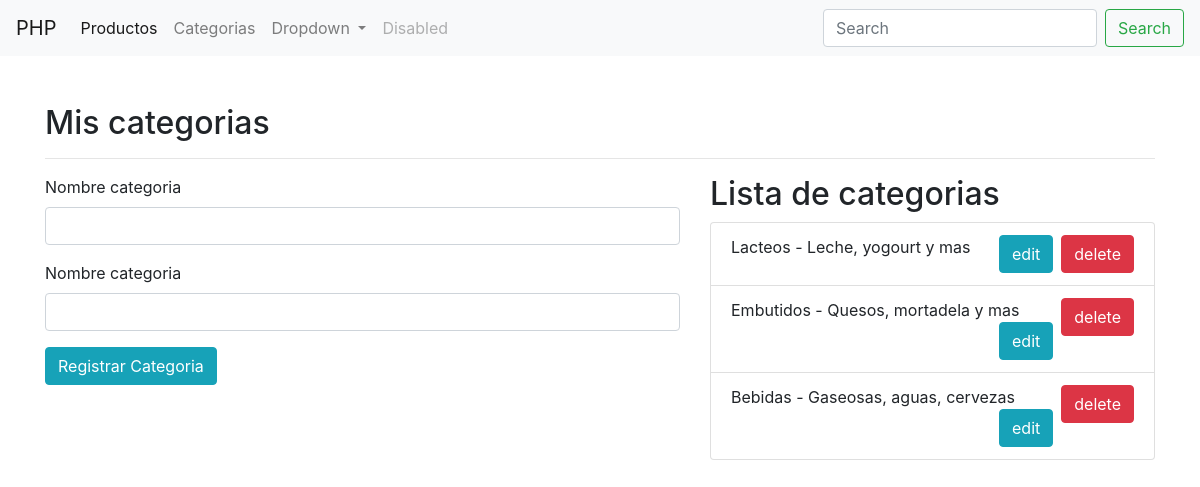
The app's page /Categoria/index.php with its own data.
### tables this page shows
CREATE TABLE `categorias` (
  `id` int(11) NOT NULL AUTO_INCREMENT,
  `nombre` varchar(200) DEFAULT NULL,
  `descripcion` varchar(200) DEFAULT NULL,
  PRIMARY KEY (`id`)
);

### Categoria/index.php (the view)
<?php include_once '../Layout/header.php' ?>
<?php
    include_once '../Conexion/conexion.php';
    $consulta_sql = 'SELECT * FROM categorias';
    $sentencia_sql = $conexion->prepare($consulta_sql);
    $sentencia_sql->execute();
    $categorias = $sentencia_sql->fetchAll();
?>
<div class="container my-5">
    <h2>Mis categorias</h2>
    <hr>
    <div class="row">
        <div class="col-md-7">
            <form method="POST" action="addcategoria.php">
                <div class="form-group">
                    <label for="nombre">Nombre categoria</label>
                    <input type="text" class="form-control" id="nombre" name="nombre" required>
                </div>
                <div class="form-group">
                    <label for="descripcion">Nombre categoria</label>
                    <input type="text" class="form-control" id="descripcion" name="descripcion" required>
                </div>
                <button type="submit" class="btn btn-info">Registrar Categoria</button>
            </form>
        </div>
        <div class="col-md-5">
            <h2>Lista de categorias</h2>
            <ul class="list-group">
            <?php if($categorias != null): ?>
                <?php foreach($categorias as $categoria): ?>
                    <li class="list-group-item">
                        <?=$categoria['nombre']?> - <?= utf8_encode($categoria['descripcion']) ?>
                        <a href="deletecategoria.php?id=<?=$categoria['id']?>" class="btn btn-danger float-right">delete</a>
                        <a href="editcategoria.php?id=<?=$categoria['id']?>" class="btn btn-info float-right mr-2">edit</a>
                    </li>
                <?php endforeach ?>
            <?php endif?>
            </ul>
        </div>
    </div>
</div>

### records on screen
categorias: nombre "Lacteos", descripcion "Leche, yogourt y mas"
categorias: nombre "Embutidos", descripcion "Quesos, mortadela y mas"
categorias: nombre "Bebidas", descripcion "Gaseosas, aguas, cervezas"
